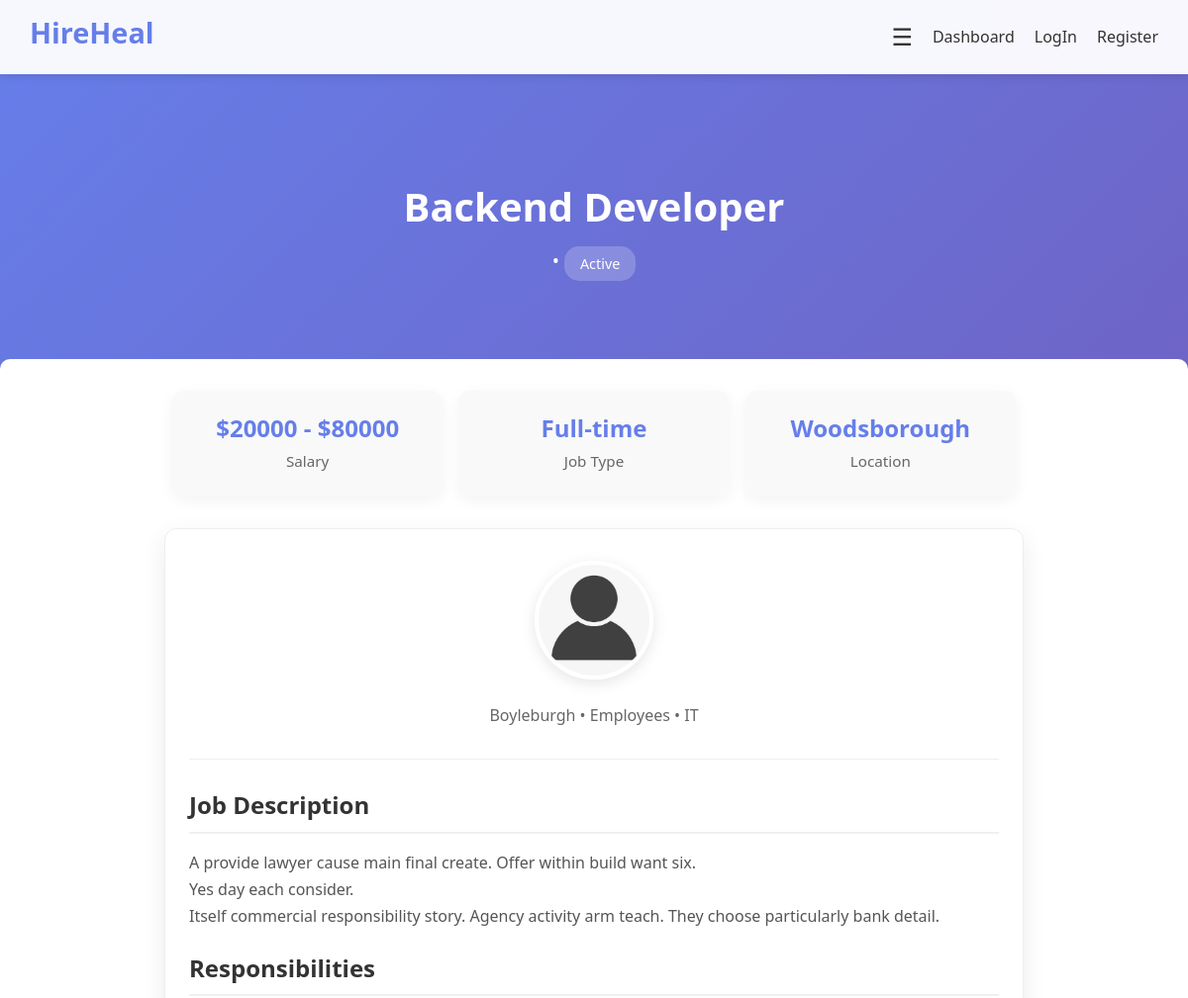
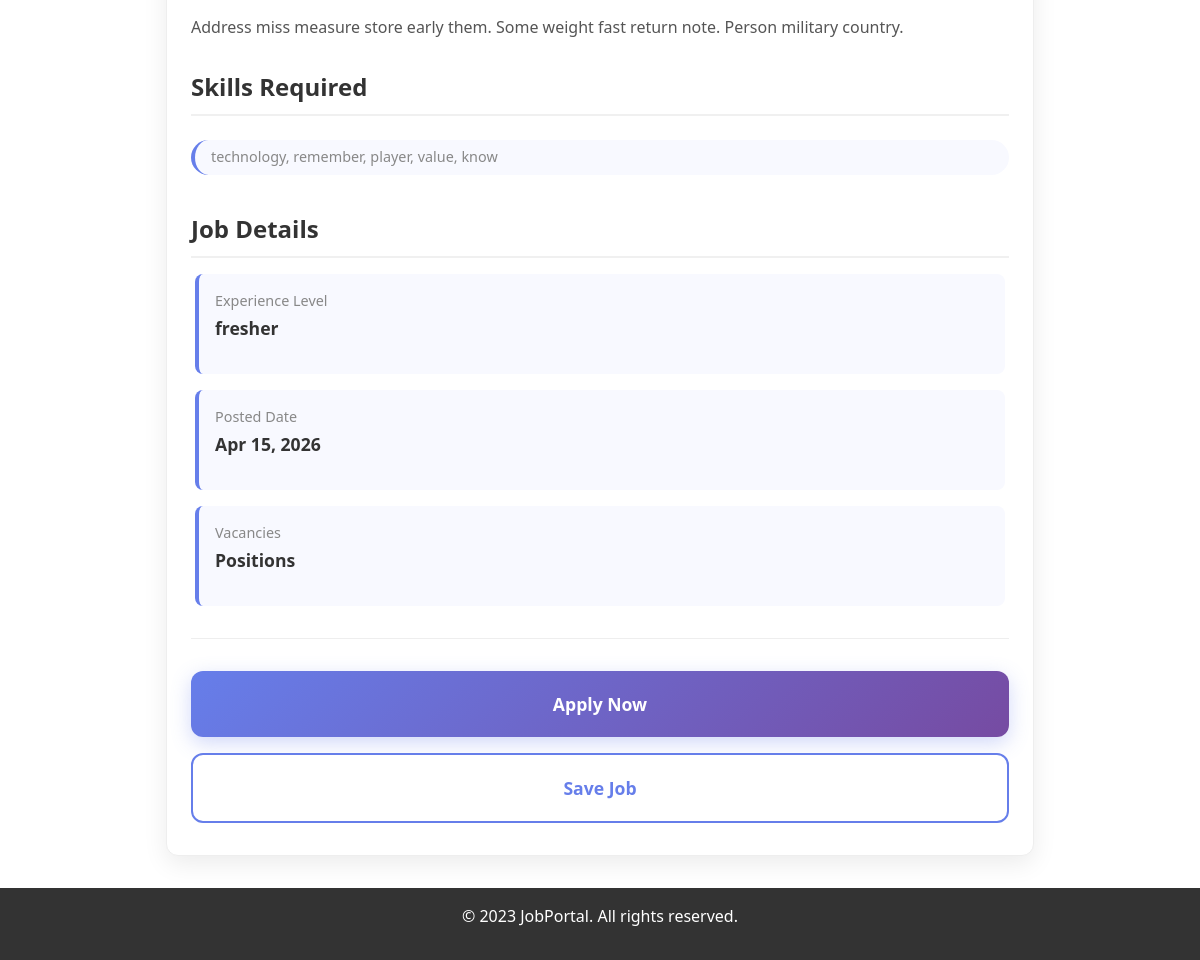
Page /viewjob/58 on the committed database (2 pictures, top to bottom).
### jobs/models.py (models this page shows, shortened)
class Jobs(models.Model):
    EXPERIENCE_CHOICES=[
        ('fresher','Freshers'),
        ('1-2','1-2 Years'),
        ('3-5','3-5 Years'),
        ('5+','5+ Years'),
    ]
    WORK_MODE_CHOICES=[
        ('onsite','onsite'),
        ('remote','remote'),
        ('hybrid','hybrid'),
    ]
    APPLICATION_METHOD_CHOICES=[
        ('platform','Apply on Platform'),
        ('external','External Link'),
    ]
    STATUS_CHOICES=[
        ('Draft','Draft'),
        ('Published','Published'),
        ('Closed','Closed'),
        ('Active','Active')
    ]
    employer=models.ForeignKey(User,related_name='posted_job',on_delete=models.CASCADE)
    company=models.ForeignKey(Employer,related_name='jobs', on_delete=models.CASCADE,null=True,blank=True)
    description=models.TextField()
    title=models.CharField(max_length=50,null=True,blank=True)
    experience_required=models.CharField(choices=EXPERIENCE_CHOICES ,max_length=50,null=True,blank=True)
    work_mode=models.CharField(choices=WORK_MODE_CHOICES,max_length=50,null=True,blank=True)
    salary_min=models.PositiveIntegerField(null=True,blank=True)
    salary_max=models.PositiveIntegerField(null=True,blank=True)
    responsibility=models.TextField(null=True,blank=True)
    skills=models.CharField(max_length=250,help_text="Enter skills seperated by commas",null=True,blank=True)
    application_deadline=models.DateField(default=timezone.now)
    application_method=models.CharField(max_length=20,choices=APPLICATION_METHOD_CHOICES,default='platform')
    application_email=models.EmailField(max_length=254,blank=True,null=True)
    status=models.CharField(max_length=50,choices=STATUS_CHOICES,default='Draft')
    updated_at=models.DateTimeField(auto_now=True)
    location=models.CharField(max_length=100)
    job_type=models.CharField(max_length=50)
    created_at=models.DateTimeField(auto_now_add=True)
    is_active=models.BooleanField(default=True)

class Employer(models.Model):
    SIZE_CHOICES=[
        ('1-10','1-10 Employees'),
        ('11-50','11-50 Employees'),
        ('51-200','51-200 Employees'),
        ('200+','200+ Employees'),
    ]
    user=models.OneToOneField(User, on_delete=models.CASCADE)
    company_name=models.CharField(max_length=100)
    company_logo=models.ImageField(upload_to='company_logo/',blank=False,null=False)
    company_email=models.EmailField(max_length=254)
    phone=models.CharField(max_length=15)
    website=models.URLField(max_length=200,blank=False,null=False)
    company_description=models.TextField()
    location=models.CharField(max_length=100)
    industry=models.CharField(max_length=50)
    company_size=models.CharField(max_length=50,choices=SIZE_CHOICES)
    created_at=models.DateTimeField(auto_now_add=True)

### jobs/views.py (the view)
# urls.py: path('viewjob/<int:view_id>', jobviews.viewjob, name='viewjob'),
def viewjob(request,view_id):
    job=get_object_or_404(Jobs,pk=view_id)
    if job.skills:
        skills_required=[skill.strip()for skill in job.skills.split(",")]
    else:
        skills_required=[]
    return render (request,'viewjob.html',{'job':job,'skills_required':skills_required})

### templates/viewjob.html (shortened to what this page needs)
{% extends "base.html" %}
{% block content %}
    <section style="text-align: center; padding: 2rem 1rem; color: white; min-height: 40vh; display: flex; flex-direction: column; justify-content: center;">
        <h2 style="font-size: clamp(1.8rem, 5vw, 2.5rem); margin-bottom: 1rem; font-weight: 700; line-height: 1.2;">{{ job.title }}</h2>
        <p style="font-size: clamp(1rem, 3vw, 1.2rem); margin-bottom: 0;">
            {{ job.company.name }} •
            <span style="display:inline-block; background:rgba(255,255,255,0.2); padding: 0.4rem 1rem; border-radius: 15px; font-size: clamp(0.8rem, 2.5vw, 0.9rem); font-weight: 500;">
                {{ job.status }}
            </span>
        </p>
    </section>
    <main style="background: white; padding: 2rem 1rem; border-radius: 10px 10px 0 0; margin-top: -2rem; position: relative; z-index: 10; min-height: 60vh;">
        <div style="max-width: 900px; margin: 0 auto; padding: 0 1rem;">
            <div style="display: grid; grid-template-columns: repeat(auto-fit, minmax(250px, 1fr)); gap: 1rem; margin-bottom: 2rem; padding: 0 0.5rem;">
                <div style="background: #f9f9f9; border-radius: 12px; padding: 1.5rem 1rem; text-align: center; box-shadow: 0 4px 15px rgba(0, 0, 0, 0.05);">
                    <h4 style="font-size: clamp(1.3rem, 4vw, 1.5rem); color: #667eea; margin-bottom: 0.5rem; font-weight: 700;">${{ job.salary_min }} - ${{ job.salary_max }}</h4>
                    <p style="color: #666; font-weight: 500; font-size: 0.95rem; margin: 0;">Salary</p>
                </div>
                <div style="background: #f9f9f9; border-radius: 12px; padding: 1.5rem 1rem; text-align: center; box-shadow: 0 4px 15px rgba(0, 0, 0, 0.05);">
                    <h4 style="font-size: clamp(1.3rem, 4vw, 1.5rem); color: #667eea; margin-bottom: 0.5rem; font-weight: 700;">{{ job.job_type }}</h4>
                    <p style="color: #666; font-weight: 500; font-size: 0.95rem; margin: 0;">Job Type</p>
                </div>
                <div style="background: #f9f9f9; border-radius: 12px; padding: 1.5rem 1rem; text-align: center; box-shadow: 0 4px 15px rgba(0, 0, 0, 0.05);">
                    <h4 style="font-size: clamp(1.3rem, 4vw, 1.5rem); color: #667eea; margin-bottom: 0.5rem; font-weight: 700;">{{ job.location }}</h4>
                    <p style="color: #666; font-weight: 500; font-size: 0.95rem; margin: 0;">Location</p>
                </div>
            </div>
            <div style="background: #fff; border: 1px solid #eee; border-radius: 12px; padding: 2rem 1.5rem; box-shadow: 0 8px 25px rgba(0,0,0,0.08);">
                <div style="display: flex; flex-direction: column; align-items: center; text-align: center; gap: 1rem; margin-bottom: 2rem; padding-bottom: 2rem; border-bottom: 1px solid #eee;">
                    <img src="{{ job.company.company_logo.url }}" alt="Company Logo" style="width: clamp(80px, 20vw, 120px); height: clamp(80px, 20vw, 120px); border-radius: 50%; border: 4px solid white; box-shadow: 0 4px 15px rgba(0,0,0,0.1); object-fit: cover;">
                    <div style="width: 100%;">
                        <p style="color: #666; font-size: clamp(0.9rem, 2.5vw, 1rem); margin: 0; line-height: 1.5;">{{ job.company.location }} • {{ job.company.employee_count }} Employees • {{ job.company.industry }}</p>
                    </div>
                </div>
                <div style="margin-bottom: 2rem;">
                    <h3 style="color: #333; font-size: clamp(1.3rem, 4vw, 1.5rem); margin-bottom: 1rem; border-bottom: 2px solid #f0f0f0; padding-bottom: 0.75rem; font-weight: 700;">Job Description</h3>
                    <p style="color: #555; margin-bottom: 1.5rem; white-space: pre-line; font-size: 1rem; line-height: 1.7;">{{ job.description }}</p>
                    <h3 style="color: #333; font-size: clamp(1.3rem, 4vw, 1.5rem); margin-bottom: 1rem; border-bottom: 2px solid #f0f0f0; padding-bottom: 0.75rem; font-weight: 700;">Responsibilities</h3>
                    <p style="color: #555; margin-bottom: 0; white-space: pre-line; font-size: 1rem; line-height: 1.7;">{{ job.responsibility }}</p>
                </div>
       <div style="margin-bottom: 2rem;">
    <h3 style="color: #333; font-size: clamp(1.3rem, 4vw, 1.5rem); margin-bottom: 1rem; border-bottom: 2px solid #f0f0f0; padding-bottom: 0.75rem; font-weight: 700;">Skills Required</h3>
    <div style="
        display: flex;
        flex-wrap: wrap;
        gap: 0.6rem;
        padding: 0.5rem 0;
        max-width: 100%;
        word-break: break-word;
    ">
        <span style="
            background:  #f8f9ff;
            color: #888;
            border-left: 4px solid #667eea;
            padding: 0.45rem 1rem;
            font-size: clamp(0.8rem, 2.3vw, 0.9rem);
            font-weight: 500;
            border-radius: 20px;
            line-height: 1.4;
            flex: 1 1 auto;
            min-width: 0;
            max-width: 100%;
            hyphens: auto;
            word-wrap: break-word;
            overflow-wrap: break-word;
            box-sizing: border-box;
        ">
            {{ job.skills }}
        </span>
    </div>
</div>
                <div style="margin-bottom: 2rem;">
                    <h3 style="color: #333; font-size: clamp(1.3rem, 4vw, 1.5rem); margin-bottom: 1rem; border-bottom: 2px solid #f0f0f0; padding-bottom: 0.75rem; font-weight: 700;">Job Details</h3>
                    <div style="display: grid; grid-template-columns: 1fr; gap: 1rem; padding: 0 0.25rem;">
                        <div style="padding: 1rem; background: #f8f9ff; border-radius: 8px; border-left: 4px solid #667eea;">
                            <p style="color: #888; font-size: 0.9rem; margin-bottom: 0.25rem; font-weight: 500;">Experience Level</p>
                            <p style="color: #333; font-weight: 600; font-size: 1.1rem;">{{ job.experience_required }}</p>
                        </div>
                        <div style="padding: 1rem; background: #f8f9ff; border-radius: 8px; border-left: 4px solid #667eea;">
                            <p style="color: #888; font-size: 0.9rem; margin-bottom: 0.25rem; font-weight: 500;">Posted Date</p>
                            <p style="color: #333; font-weight: 600; font-size: 1.1rem;">{{ job.created_at|date:"M d, Y" }}</p>
                        </div>
                        <div style="padding: 1rem; background: #f8f9ff; border-radius: 8px; border-left: 4px solid #667eea;">
                            <p style="color: #888; font-size: 0.9rem; margin-bottom: 0.25rem; font-weight: 500;">Vacancies</p>
                            <p style="color: #333; font-weight: 600; font-size: 1.1rem;">{{ job.opening }} Positions</p>
                        </div>
                    </div>
                </div>
                <div style="display: flex; flex-direction: column; gap: 1rem; margin-top: 2rem; padding-top: 2rem; border-top: 1px solid #eee;">
                    <a href="{% url 'application' job.id %}" style="text-align: center; padding: 1.25rem 2rem; background: linear-gradient(135deg, #667eea 0%, #764ba2 100%); color: white; text-decoration: none; border-radius: 12px; font-weight: 600; font-size: 1.1rem; box-shadow: 0 6px 20px rgba(102, 126, 234, 0.3); transition: all 0.3s ease; display: block;">
                        Apply Now
                    </a>
                    <a href="{% url 'savejob' job.id %}" style="text-align: center; padding: 1.25rem 2rem; background: white; color: #667eea; border: 2px solid #667eea; text-decoration: none; border-radius: 12px; font-weight: 600; font-size: 1.1rem; transition: all 0.3s ease; display: block;">
                        Save Job
                    </a>
                </div>
            </div>
        </div>
    </main>
  {% endblock %}

### static/css/employer.css (style rules this page uses)
* { margin: 0; padding: 0; box-sizing: border-box; }
body { font-family: 'Roboto', sans-serif; line-height: 1.6; color: #333; background: linear-gradient(135deg, #667eea 0%, #764ba2 100%); min-height: 100vh; }

### rows in the picture
Jobs: title "Backend Developer", status "Active", salary_min "20000", salary_max "80000", job_type "Full-time", location "Woodsborough", company.company_logo (placeholder picture), company.location "Boyleburgh", company.industry "IT", description "A provide lawyer cause main final create. Offer within build want six. Yes day each consider. Itself commercial responsibility story. Agency activity arm teach. They choose particularly bank detail.", responsibility "Address miss measure store early them. Some weight fast return note. Person military country.", skills "technology, remember, player, value, know", experience_required "fresher", created_at "Apr 15, 2026"
